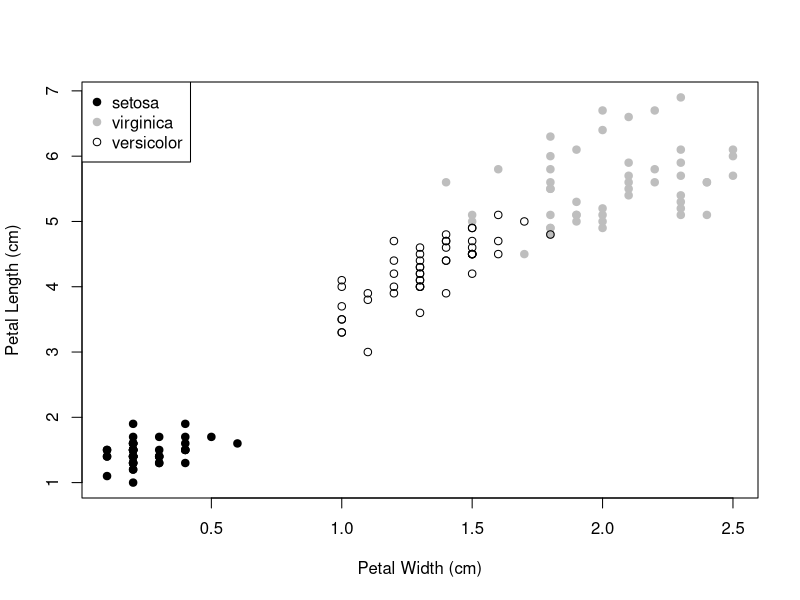
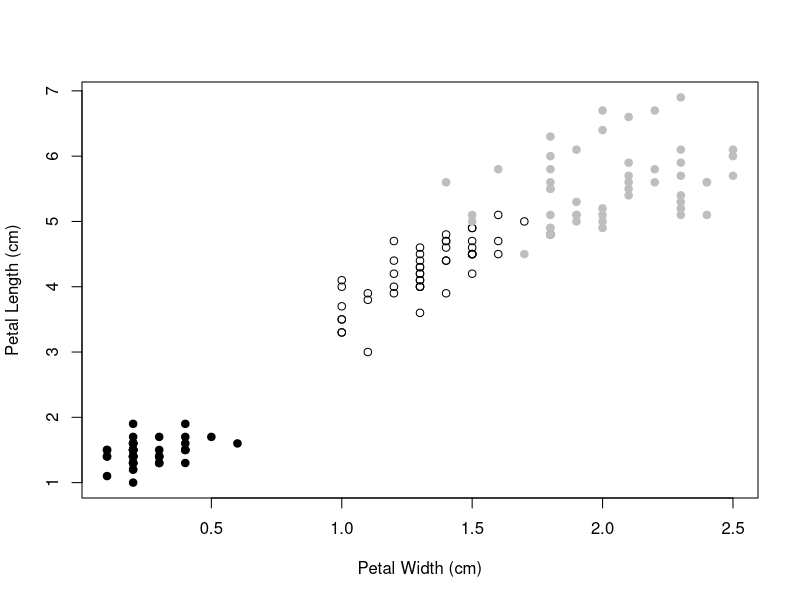
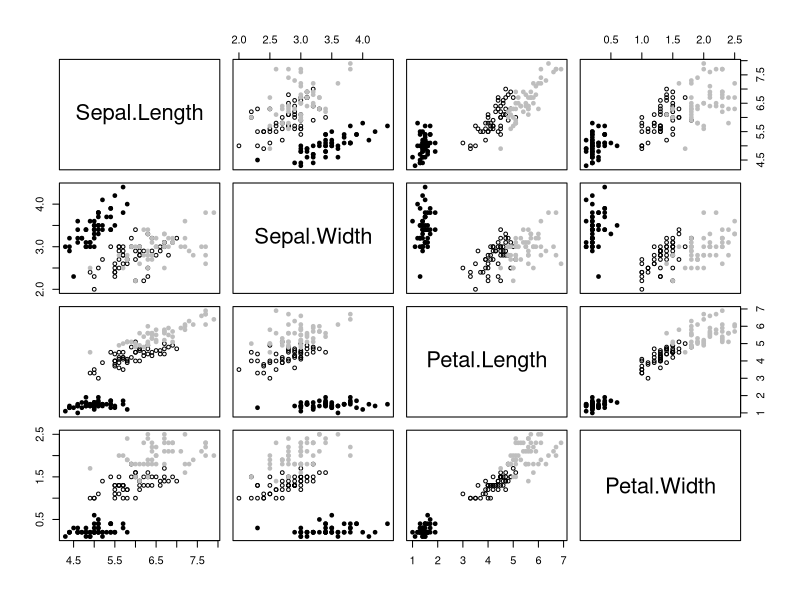

These figures' R source, in order:
# Cumbersome plot setup
plot(iris[,4],iris[,3],type="n",xlab="Petal Width (cm)",ylab="Petal Length (cm)")
points(iris[iris$Species=="setosa",4],iris[iris$Species=="setosa",3],pch=19,col="black")
points(iris[iris$Species=="virginica",4],iris[iris$Species=="virginica",3],pch=19,col="gray")
points(iris[iris$Species=="versicolor",4],iris[iris$Species=="versicolor",3],pch=1,col="black")
legend("topleft",legend=c("setosa","virginica","versicolor"),col=c("black","gray","black"),pch=c(19,19,1))

# Cleaner plot setup
iris_pch <- rep(19,nrow(iris))
iris_pch[iris$Species=="versicolor"] <- 1
iris_col <- rep("black",nrow(iris))
iris_col[iris$Species=="virginica"] <- "gray"

plot(iris[,4],iris[,3],col=iris_col,pch=iris_pch,xlab="Petal Width (cm)",ylab="Petal Length (cm)")
pairs(iris[,1:4],pch=iris_pch,col=iris_col,cex=0.75)
